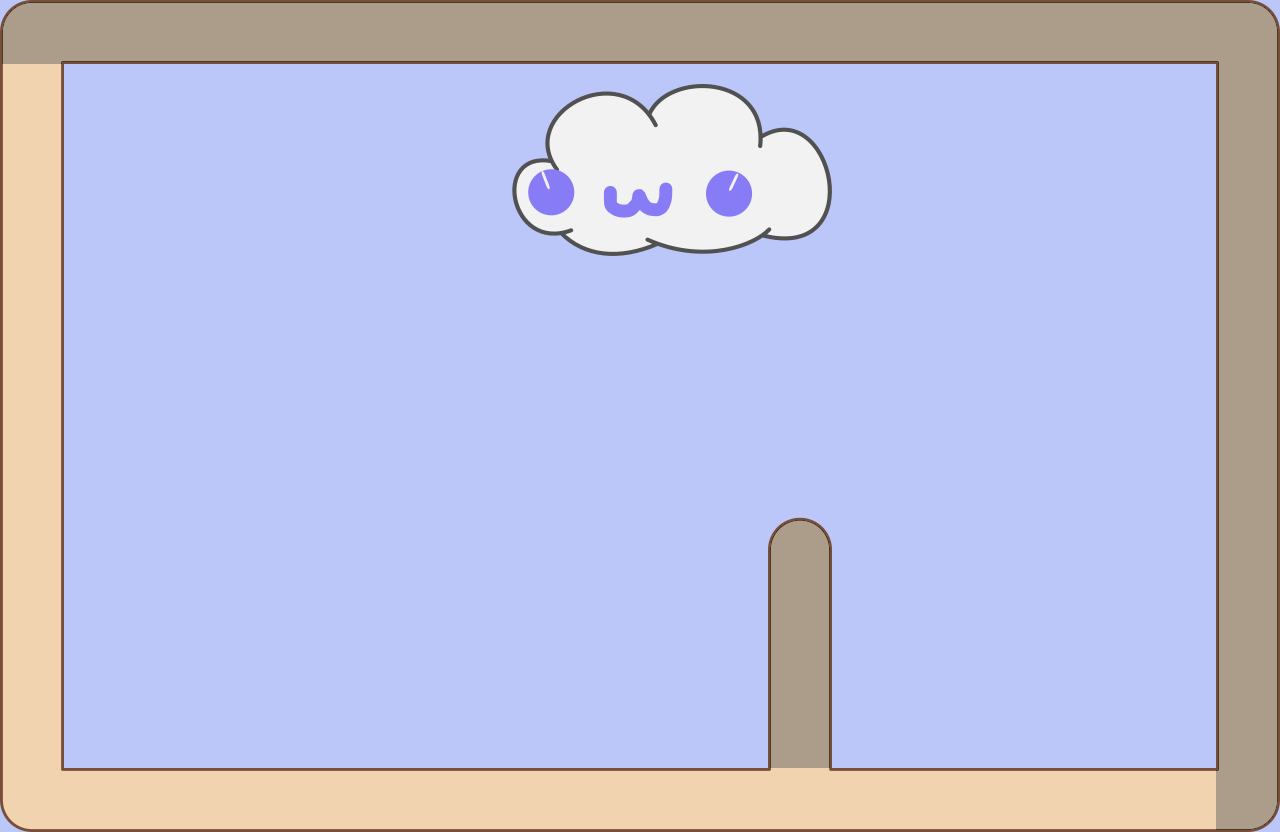

Rendered tile map (Tiled .tmx) drawn with the repository's tilesets; below, a short description and the map source with its tile grids summarised:
An orthogonal 20x13 tile map with 64x64 px tiles, 4 tile layers (background, paredes, nowall, Capa de patrones 4) and 7 objects (3x ET_WALL_NOPORTAL, ET_PLAYER, ET_PRINCESS).

<map height="13" orientation="orthogonal" tileheight="64" tilewidth="64" version="1.0" width="20"><properties><property name="blended tiles" value="16,30,31,32,33,35,36,38,39,41,42,43,44,45,48,49,51,52,54,55,57,58,59,60,61,62,63,64,65,67,68,69,70,71,73,74,75,76,77,78,79,81,83,84,85,86,87,89,90,91,92,93,94,95,96,97,99,100,101,102,103,104,105,106,107,108,109,110,111,112,113,115,116,117,118,119,120,121,122,123,124,125,126,127,128,142,143,144,145,146,147,148,149,150,151,152,153,154,155,156,157,158,159,160,161,162,163,164,165,166,167,168,169,172,173,174,175,176,177,178,179,180,181,182,183,184,185,186,187,188,189,190,191,192,193,194,195,196,197,198,199,200,201,202,203,204,205,206,207,208,209,210,211,212,213,214,215,216,217,218,219,220,221,222,223,224,227,228,229,230,231,232,233,234,235,236,237,238,239,240,243,244,245,246,247,248,249,250,251,252,253,254,255,256" /></properties>
 <tileset firstgid="1" name="tilemapinkscape" tileheight="64" tilewidth="64">
  <image height="1024" source="tilemapinkscape.png" trans="000000" width="1024" />
 </tileset>
 <layer height="13" name="background" width="20">
  <data>[260 cells, 260 non-empty, 1 distinct tile ids]</data>
 </layer>
 <layer height="13" name="paredes" width="20">
  <data>[260 cells, 119 non-empty, 20 distinct tile ids]</data>
 </layer>
 <objectgroup height="13" name="BBoxes" width="20">
  <object height="64" name="ET_WALL_NOPORTAL" width="1280" x="0" y="0" />
  <object height="768" name="ET_WALL_NOPORTAL" width="64" x="1216" y="64" />
  <object height="64" width="1216" x="0" y="768" />
  <object height="704" width="64" x="0" y="64" />
  <object height="64" name="ET_PLAYER" width="64" x="192" y="512" />
  <object height="64" name="ET_PRINCESS" width="64" x="1024" y="576" />
  <object height="256" name="ET_WALL_NOPORTAL" width="64" x="768" y="512" />
 </objectgroup>
 <layer height="13" name="nowall" width="20">
  <data>[260 cells, 41 non-empty, 4 distinct tile ids]</data>
 </layer>
 <layer height="13" name="Capa de patrones 4" width="20">
  <data>[260 cells, 8 non-empty, 8 distinct tile ids]</data>
 </layer>
</map>
